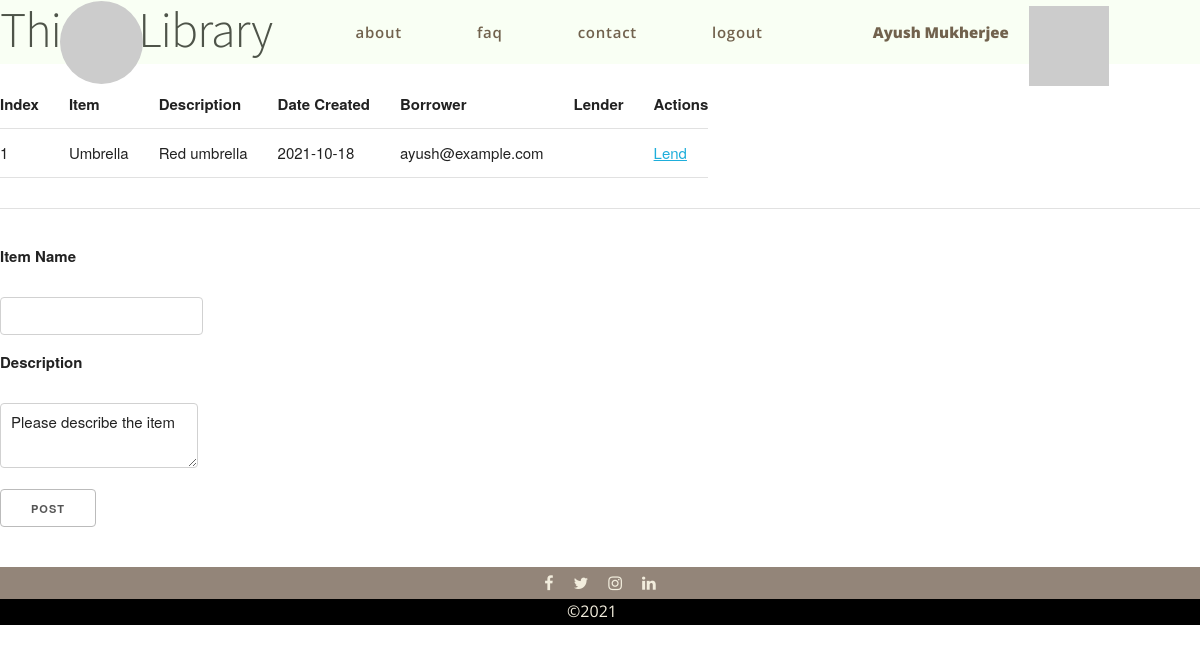
/library/ (signed in), run on the app's committed database.
### suslab/users/models.py (models this page shows)
class User(db.Model, UserMixin):
    __tablename__ = 'users'
    id = db.Column(db.Integer, primary_key=True)
    email = db.Column(db.String(128), unique=True)
    password = db.Column(db.String(32))
    name = db.Column(db.String(64))
    active = db.Column(db.Boolean())
    confirmed_at = db.Column(db.DateTime())
    roles = db.relationship('Role', secondary=roles_users,
                            backref=db.backref('users', lazy='dynamic'))

class ProductBase(db.Model):
    __abstract__ = True
    id = db.Column(db.Integer, primary_key=True)
    date_created = db.Column(db.DateTime, default=db.func.current_timestamp())
    date_modified = db.Column(db.DateTime, default=db.func.current_timestamp(),
                              onupdate=db.func.current_timestamp())

class Product(ProductBase):
    __tablename__ = 'products'
    name = db.Column(db.String(128), nullable=False)
    description = db.Column(db.String(512), nullable=False)
    borrower_id = db.Column(db.Integer, db.ForeignKey('borrowers.id'))
    lender_id = db.Column(db.Integer, db.ForeignKey('lenders.id'))

### suslab/library/controllers.py (the view, shortened to what this page needs)
@library.route('/', methods=['GET', 'POST'])
def index():
    Product, Borrower, _, db = _db_conn()
    form = ProductForm()
    items = Product.query.order_by(Product.date_created).all()
    return render_template('library/index.html', items=items)

### suslab/library/forms.py
class ProductForm(FlaskForm):
    item = StringField('Item Name', validators=[
                        InputRequired(message='You must provide an item name'),
                        Length(min=1, max=128, message='Length wrong'),
                      ])
    description = TextAreaField('Description',
                                validators=[
                                    InputRequired(
                                        message='You must provide an item description'
                                    ),
                                    Length(min=1, max=128, message='Length wrong')
                                ])

### suslab/__init__.py (called while the page is built)
@app.context_processor
def utility_processor():
    def user_avatar(user_name, category='croodles-neutral'):
        user_name_clean = '-'.join(user_name.split())
        return f'https://avatars.dicebear.com/api/{category}/{user_name_clean}.svg'
    return dict(user_avatar=user_avatar)

### suslab/library/controllers.py (called while the page is built)
def _db_conn():
    from suslab.users.models import Product, Borrower, Lender
    from suslab import db
    return Product, Borrower, Lender, db

### suslab/templates/library/index.html (shortened to what this page needs)
{% extends './base.html' %}
{% block body %}
<h1>Things Library</h1>
<table class="center">
    <tr>
        <th>Index</th>
        <th>Item</th>
        <th>Description</th>
        <th>Date Created</th>
        <th>Borrower</th>
        <th>Lender</th>
        <th>Actions</th>
    </tr>
    {% for item in items %}
        <tr>
            <td>{{ item.id }}</td>
            <td>{{ item.name }}</td>
            <td>{{ item.description }}</td>
            <td>{{ item.date_created.date() }}</td>
            <td>{{ item.borrower.user.email }}</td>
            <td>{%if item.lender %}{{ item.lender.user.email }}{% endif %}</td>
            <td>
                <a href="/library/lend/{{item.id}}">Lend</a>
            </td>
        </tr>
    {% endfor %}
</table>
<hr></hr>
{% if current_user.is_authenticated %}
    <div>
        <form action="/library/" method="POST">
            <label for="item">Item Name</label><br>
            <input type="text" name="item" id="item"><br>
            <label for="description">Description</label><br>
            <textarea name="description" id="description">Please describe the item</textarea><br>
            <input type="submit" value="Post">
        </form>
    </div>
{% endif %}
{% endblock %}

### suslab/templates/base.html (shortened to what this page needs)
<!doctype html>
<html class="no-js" lang="">
<head>
  <link rel="stylesheet" href="https://cdnjs.cloudflare.com/ajax/libs/font-awesome/4.7.0/css/font-awesome.min.css">
  <link rel="stylesheet" href="{{ url_for('static', filename='css/normalize.css') }}">
  <link rel="stylesheet" href="{{ url_for('static', filename='css/skeleton.css') }}">
  <link rel="stylesheet" href="{{ url_for('static', filename='css/base.css') }}">
</head>
<body>
  <nav class="navbar">
    <div class="home" id="home">
      <a href="/" class="logo" >
        <img class="logo" id="logo" src="https://picsum.photos/200">
      </a>
    </div>
    <div class="nav-group flex-horizontal">
      {% if current_user.is_authenticated %}
      <div class="user-info flex-horizontal" id="user-info">
        <span class="username flex-text-item">{{ current_user.name }}</span>
        <div class="user-image" id="user-image"><img src={{ user_avatar(current_user.name|lower) }}></div>
      </div>
      {% endif %}
      <ul class="nav-group-list flex-group-list">
        <li class="nav-item flex-text-item"><a class="nav-item-link">about</a></li>
        <li class="nav-item flex-text-item"><a class="nav-item-link">faq</a></li>
        <li class="nav-item flex-text-item"><a class="nav-item-link" href="/contact">contact</a></li>
        {% if current_user.is_authenticated %}
        <li class="nav-item flex-text-item"><a href="/logout"class="nav-item-link">logout</a></li>
      </ul>
    </div>
        {% else %}
          <li class="nav-item flex-text-item"><a href="/login" class="nav-item-link">login</a></li>
          <li class="nav-item flex-text-item"><a href="/register" class="nav-item-link">signup</a></li>
          {% endif %}
  </nav>
  {% block body %}{% endblock %}
  <section class="social-media flex-horizontal">
      <div class="social-media-icon facebook">
        <a href="https://www.facebook.com/suscom.apu" target="_blank" rel="noopener noreferrer" class="fa fa-facebook"></a>
      </div>
      <div class="social-media-icon twitter">
        <a href="https://twitter.com/ApuSuscom" target="_blank" rel="noopener noreferrer" class="fa fa-twitter"></a>
      </div>
      <div class="social-media-icon instagram">
        <a href="https://www.instagram.com/suscom_apu" target="_blank" rel="noopener noreferrer" class="fa fa-instagram"></a>
      </div>
      <div class="social-media-icon linkedin">
        <a href="https://www.linkedin.com/in/suscom-apu-511904211" target="_blank" rel="noopener noreferrer" class="fa fa-linkedin"></a>
      </div>
  </section>
  <footer>
    <ul class="flex-horizontal flex-group-list">
      <li class="footer-item flex-text-item">&#169;2021</li>
    </ul>
  </footer>
</body>
</html>

### suslab/static/css/skeleton.css (style rules this page uses)
html { font-size: 62.5%; }
body { font-size: 1.5em; line-height: 1.6; font-weight: 400; font-family: "Raleway", "HelveticaNeue", "Helvetica Neue", Helvetica, Arial, sans-serif; color: #222; }
h1, h2, h3, h4, h5, h6 { margin-top: 0; margin-bottom: 2rem; font-weight: 300; }
h1 { font-size: 4.0rem; line-height: 1.2; letter-spacing: -.1rem; }
@media (min-width: 550px) { h1 { font-size: 5.0rem; } }
a { color: #1EAEDB; }
.button, button, input[type="submit"], input[type="reset"], input[type="button"] { display: inline-block; height: 38px; padding: 0 30px; color: #555; text-align: center; font-size: 11px; font-weight: 600; line-height: 38px; letter-spacing: .1rem; text-transform: uppercase; text-decoration: none; white-space: nowrap; background-color: transparent; border-radius: 4px; border: 1px solid #bbb; cursor: pointer; box-sizing: border-box; }
input[type="email"], input[type="number"], input[type="search"], input[type="text"], input[type="tel"], input[type="url"], input[type="password"], textarea, select { height: 38px; padding: 6px 10px; background-color: #fff; border: 1px solid #D1D1D1; border-radius: 4px; box-shadow: none; box-sizing: border-box; }
input[type="email"], input[type="number"], input[type="search"], input[type="text"], input[type="tel"], input[type="url"], input[type="password"], textarea { -webkit-appearance: none; -moz-appearance: none; appearance: none; }
textarea { min-height: 65px; padding-top: 6px; padding-bottom: 6px; }
label, legend { display: block; margin-bottom: .5rem; font-weight: 600; }
ul { list-style: circle inside; }
ol, ul { padding-left: 0; margin-top: 0; }
li { margin-bottom: 1rem; }
th, td { padding: 12px 15px; text-align: left; border-bottom: 1px solid #E1E1E1; }
th:first-child, td:first-child { padding-left: 0; }
th:last-child, td:last-child { padding-right: 0; }
input, textarea, select, fieldset { margin-bottom: 1.5rem; }
pre, blockquote, dl, figure, table, p, ul, ol, form { margin-bottom: 2.5rem; }
hr { margin-top: 3rem; margin-bottom: 3.5rem; border-width: 0; border-top: 1px solid #E1E1E1; }

### data on the page
User: name "Ayush Mukherjee"
Product: id "1", name "Umbrella", description "Red umbrella", date_created "2021-10-18", borrower.user.email "ayush@example.com"
